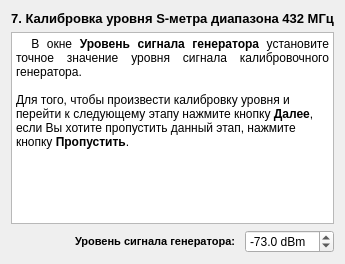
     <widget class="QWidget" name="page_8">
      <layout class="QVBoxLayout" name="verticalLayout_9">
       <item>
        <widget class="QLabel" name="label_14">
         <property name="text">
          <string>&lt;!DOCTYPE HTML PUBLIC &quot;-//W3C//DTD HTML 4.0//EN&quot; &quot;http://www.w3.org/TR/REC-html40/strict.dtd&quot;&gt;
&lt;html&gt;&lt;head&gt;&lt;meta name=&quot;qrichtext&quot; content=&quot;1&quot; /&gt;&lt;style type=&quot;text/css&quot;&gt;
p, li { white-space: pre-wrap; }
&lt;/style&gt;&lt;/head&gt;&lt;body style=&quot; font-family:'MS Shell Dlg 2'; font-size:8.25pt; font-weight:400; font-style:normal;&quot;&gt;
&lt;p align=&quot;center&quot; style=&quot; margin-top:0px; margin-bottom:0px; margin-left:0px; margin-right:0px; -qt-block-indent:0; text-indent:0px;&quot;&gt;&lt;span style=&quot; font-size:10pt; font-weight:600;&quot;&gt;7. Калибровка уровня S-метра диапазона 432 МГц&lt;/span&gt;&lt;/p&gt;&lt;/body&gt;&lt;/html&gt;</string>
         </property>
        </widget>
       </item>
       <item>
        <widget class="QTextBrowser" name="textBrowser_8">
         <property name="html">
          <string>&lt;!DOCTYPE HTML PUBLIC &quot;-//W3C//DTD HTML 4.0//EN&quot; &quot;http://www.w3.org/TR/REC-html40/strict.dtd&quot;&gt;
&lt;html&gt;&lt;head&gt;&lt;meta name=&quot;qrichtext&quot; content=&quot;1&quot; /&gt;&lt;style type=&quot;text/css&quot;&gt;
p, li { white-space: pre-wrap; }
&lt;/style&gt;&lt;/head&gt;&lt;body style=&quot; font-family:'MS Shell Dlg 2'; font-size:8.25pt; font-weight:400; font-style:normal;&quot;&gt;
&lt;p align=&quot;justify&quot; style=&quot; margin-top:0px; margin-bottom:0px; margin-left:0px; margin-right:0px; -qt-block-indent:0; text-indent:0px;&quot;&gt;&lt;span style=&quot; font-size:9pt;&quot;&gt;  В окне &lt;/span&gt;&lt;span style=&quot; font-size:9pt; font-weight:600;&quot;&gt;Уровень сигнала генератора&lt;/span&gt;&lt;span style=&quot; font-size:9pt;&quot;&gt; установите точное значение уровня сигнала калибровочного генератора.&lt;/span&gt;&lt;/p&gt;
&lt;p style=&quot;-qt-paragraph-type:empty; margin-top:0px; margin-bottom:0px; margin-left:0px; margin-right:0px; -qt-block-indent:0; text-indent:0px; font-size:9pt;&quot;&gt;&lt;/p&gt;
&lt;p style=&quot; margin-top:0px; margin-bottom:0px; margin-left:0px; margin-right:0px; -qt-block-indent:0; text-indent:0px;&quot;&gt;&lt;span style=&quot; font-size:9pt;&quot;&gt;Для того, чтобы произвести калибровку уровня и перейти к следующему этапу нажмите кнопку &lt;/span&gt;&lt;span style=&quot; font-size:9pt; font-weight:600;&quot;&gt;Далее&lt;/span&gt;&lt;span style=&quot; font-size:9pt;&quot;&gt;, если Вы хотите пропустить данный этап, нажмите кнопку &lt;/span&gt;&lt;span style=&quot; font-size:9pt; font-weight:600;&quot;&gt;Пропустить&lt;/span&gt;&lt;span style=&quot; font-size:9pt;&quot;&gt;.&lt;/span&gt;&lt;/p&gt;
&lt;p style=&quot;-qt-paragraph-type:empty; margin-top:0px; margin-bottom:0px; margin-left:0px; margin-right:0px; -qt-block-indent:0; text-indent:0px; font-size:8pt; font-style:italic;&quot;&gt;&lt;/p&gt;
&lt;p style=&quot;-qt-paragraph-type:empty; margin-top:0px; margin-bottom:0px; margin-left:0px; margin-right:0px; -qt-block-indent:0; text-indent:0px; font-size:8pt; font-style:italic;&quot;&gt;&lt;/p&gt;&lt;/body&gt;&lt;/html&gt;</string>
         </property>
        </widget>
       </item>
       <item>
        <layout class="QHBoxLayout" name="horizontalLayout_7">
         <item>
          <spacer name="horizontalSpacer_7">
           <property name="orientation">
            <enum>Qt::Horizontal</enum>
           </property>
           <property name="sizeHint" stdset="0">
            <size>
             <width>40</width>
             <height>20</height>
            </size>
           </property>
          </spacer>
         </item>
         <item>
          <widget class="QLabel" name="label_13">
           <property name="text">
            <string>&lt;!DOCTYPE HTML PUBLIC &quot;-//W3C//DTD HTML 4.0//EN&quot; &quot;http://www.w3.org/TR/REC-html40/strict.dtd&quot;&gt;
&lt;html&gt;&lt;head&gt;&lt;meta name=&quot;qrichtext&quot; content=&quot;1&quot; /&gt;&lt;style type=&quot;text/css&quot;&gt;
p, li { white-space: pre-wrap; }
&lt;/style&gt;&lt;/head&gt;&lt;body style=&quot; font-family:'MS Shell Dlg 2'; font-size:8.25pt; font-weight:400; font-style:normal;&quot;&gt;
&lt;p style=&quot; margin-top:0px; margin-bottom:0px; margin-left:0px; margin-right:0px; -qt-block-indent:0; text-indent:0px;&quot;&gt;&lt;span style=&quot; font-size:8pt; font-weight:600;&quot;&gt;Уровень сигнала генератора:&lt;/span&gt;&lt;span style=&quot; font-size:9pt; font-weight:600;&quot;&gt; &lt;/span&gt;&lt;/p&gt;&lt;/body&gt;&lt;/html&gt;</string>
           </property>
          </widget>
         </item>
         <item>
          <widget class="QDoubleSpinBox" name="doubleSpinBox_6">
           <property name="suffix">
            <string> dBm</string>
           </property>
           <property name="decimals">
            <number>1</number>
           </property>
           <property name="minimum">
            <double>-150.000000000000000</double>
           </property>
           <property name="maximum">
            <double>0.000000000000000</double>
           </property>
           <property name="value">
            <double>-73.000000000000000</double>
           </property>
          </widget>
         </item>
        </layout>
       </item>
      </layout>
     </widget>
